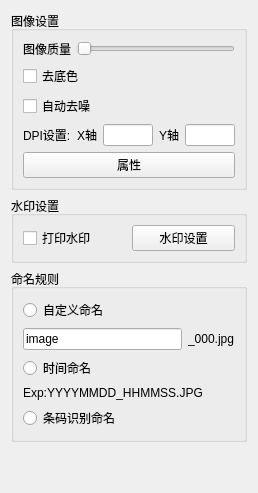
         <widget class="QWidget" name="tab_advanced">
          <attribute name="title">
           <string>高级</string>
          </attribute>
          <layout class="QGridLayout" name="gridLayout_7">
           <item row="0" column="0">
            <widget class="QGroupBox" name="groupBox_imageSetAdv">
             <property name="title">
              <string>图像设置</string>
             </property>
             <layout class="QGridLayout" name="gridLayout_9">
              <item row="0" column="0">
               <layout class="QGridLayout" name="gridLayout_5">
                <item row="0" column="0">
                 <layout class="QHBoxLayout" name="horizontalLayout_21">
                  <item>
                   <widget class="QLabel" name="label_8">
                    <property name="text">
                     <string>图像质量</string>
                    </property>
                   </widget>
                  </item>
                  <item>
                   <widget class="QSlider" name="slider_imageQuality">
                    <property name="orientation">
                     <enum>Qt::Horizontal</enum>
                    </property>
                   </widget>
                  </item>
                 </layout>
                </item>
                <item row="1" column="0">
                 <widget class="QCheckBox" name="checkBox_deBackgroundColor">
                  <property name="text">
                   <string>去底色</string>
                  </property>
                 </widget>
                </item>
                <item row="2" column="0">
                 <widget class="QCheckBox" name="checkBox_denoising">
                  <property name="text">
                   <string>自动去噪</string>
                  </property>
                 </widget>
                </item>
                <item row="3" column="0">
                 <layout class="QHBoxLayout" name="horizontalLayout_24">
                  <item>
                   <widget class="QLabel" name="label_dpiSet">
                    <property name="text">
                     <string>DPI设置:</string>
                    </property>
                   </widget>
                  </item>
                  <item>
                   <layout class="QHBoxLayout" name="horizontalLayout_23">
                    <item>
                     <widget class="QLabel" name="label_xAxis">
                      <property name="text">
                       <string>X轴</string>
                      </property>
                     </widget>
                    </item>
                    <item>
                     <widget class="QLineEdit" name="lineEdit_xAxisDpi">
                      <property name="maximumSize">
                       <size>
                        <width>50</width>
                        <height>16777215</height>
                       </size>
                      </property>
                     </widget>
                    </item>
                   </layout>
                  </item>
                  <item>
                   <layout class="QHBoxLayout" name="horizontalLayout_22">
                    <item>
                     <widget class="QLabel" name="label_yAxis">
                      <property name="text">
                       <string>Y轴</string>
                      </property>
                     </widget>
                    </item>
                    <item>
                     <widget class="QLineEdit" name="lineEdit_yAxisDpi">
                      <property name="minimumSize">
                       <size>
                        <width>0</width>
                        <height>0</height>
                       </size>
                      </property>
                      <property name="maximumSize">
                       <size>
                        <width>50</width>
                        <height>16777215</height>
                       </size>
                      </property>
                     </widget>
                    </item>
                   </layout>
                  </item>
                 </layout>
                </item>
                <item row="4" column="0">
                 <widget class="QPushButton" name="pushButton_property">
                  <property name="text">
                   <string>属性</string>
                  </property>
                 </widget>
                </item>
               </layout>
              </item>
             </layout>
            </widget>
           </item>
           <item row="1" column="0">
            <widget class="QGroupBox" name="groupBox_waterSet">
             <property name="title">
              <string>水印设置</string>
             </property>
             <layout class="QGridLayout" name="gridLayout_6">
              <item row="0" column="0">
               <widget class="QCheckBox" name="checkBox_addWater">
                <property name="text">
                 <string>打印水印</string>
                </property>
               </widget>
              </item>
              <item row="0" column="1">
               <widget class="QPushButton" name="pushButton_waterSet">
                <property name="text">
                 <string>水印设置</string>
                </property>
               </widget>
              </item>
             </layout>
            </widget>
           </item>
           <item row="2" column="0">
            <widget class="QGroupBox" name="groupBox_nameRuleSet">
             <property name="title">
              <string>命名规则</string>
             </property>
             <layout class="QGridLayout" name="gridLayout_8">
              <item row="0" column="0">
               <widget class="QRadioButton" name="radioButton_customRule">
                <property name="text">
                 <string>自定义命名</string>
                </property>
               </widget>
              </item>
              <item row="1" column="0">
               <layout class="QHBoxLayout" name="horizontalLayout_25">
                <item>
                 <widget class="QLineEdit" name="lineEdit_customRule">
                  <property name="text">
                   <string>image</string>
                  </property>
                 </widget>
                </item>
                <item>
                 <widget class="QLabel" name="label_12">
                  <property name="text">
                   <string>_000.jpg</string>
                  </property>
                 </widget>
                </item>
               </layout>
              </item>
              <item row="2" column="0">
               <widget class="QRadioButton" name="radioButton_timeRule">
                <property name="text">
                 <string>时间命名</string>
                </property>
               </widget>
              </item>
              <item row="3" column="0">
               <widget class="QLabel" name="label_timeRuleExp">
                <property name="text">
                 <string>Exp:YYYYMMDD_HHMMSS.JPG</string>
                </property>
               </widget>
              </item>
              <item row="4" column="0">
               <widget class="QRadioButton" name="radioButton_barcodeRule">
                <property name="text">
                 <string>条码识别命名</string>
                </property>
               </widget>
              </item>
             </layout>
            </widget>
           </item>
           <item row="3" column="0">
            <spacer name="verticalSpacer_2">
             <property name="orientation">
              <enum>Qt::Vertical</enum>
             </property>
             <property name="sizeHint" stdset="0">
              <size>
               <width>20</width>
               <height>40</height>
              </size>
             </property>
            </spacer>
           </item>
          </layout>
         </widget>
